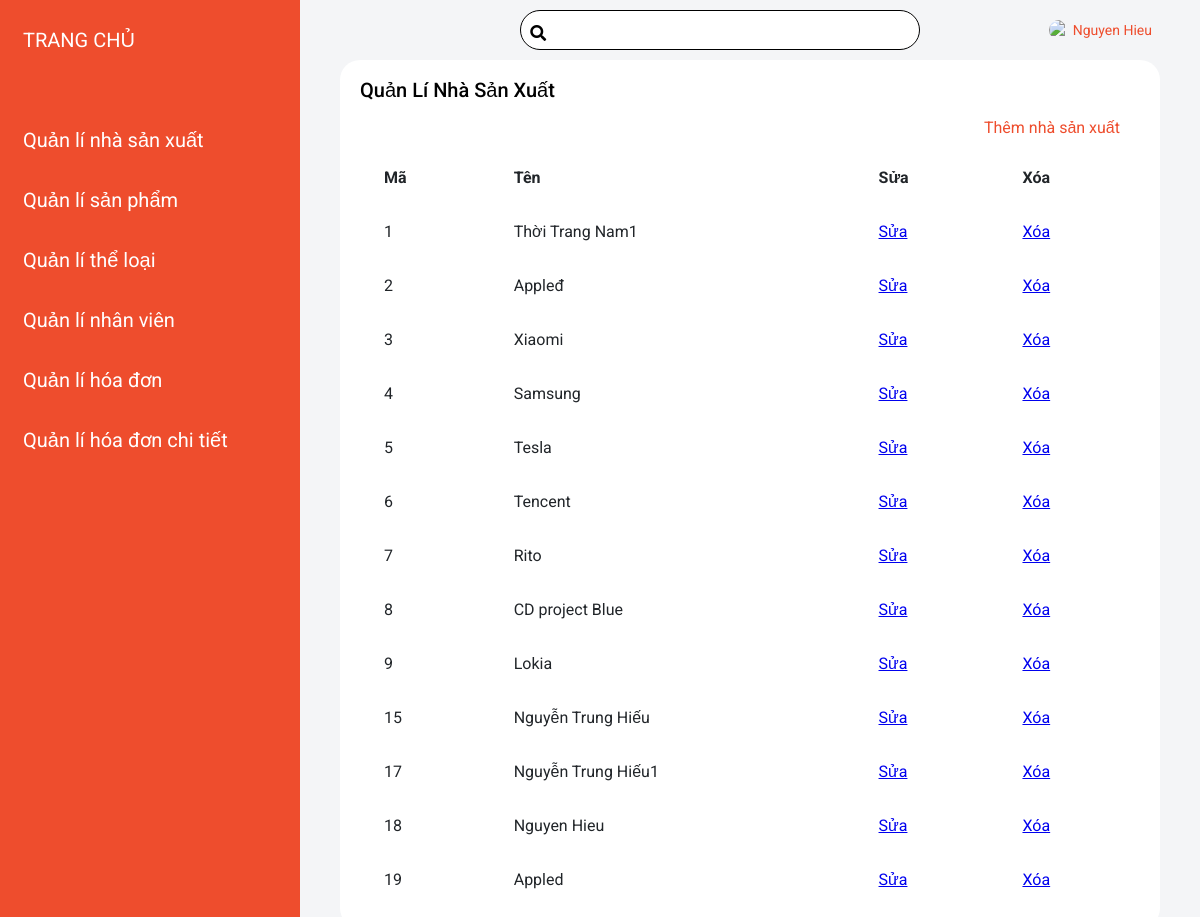
The page /admin/manufacturers/index.php (signed in) on the database its author committed.
### tables this page shows
CREATE TABLE `manufacturers` (
  `id` int(11) NOT NULL,
  `name` varchar(200) NOT NULL
);

### admin/manufacturers/index.php (the view, shortened to what this page needs)
<!DOCTYPE html>
<html lang="en">
<head>
    <link rel="stylesheet" href="https://cdnjs.cloudflare.com/ajax/libs/font-awesome/5.15.3/css/all.min.css" />
    <link rel="stylesheet" href="https://cdnjs.cloudflare.com/ajax/libs/normalize/8.0.1/normalize.min.css" />
    <link rel="stylesheet" href="../../assets/css/base.css">
    <link rel="stylesheet" href="../../assets/css/style.css">
</head>
<body>
<?php
    include '../menu.php';
    require '../connect.php';
    $sql = "select * from manufacturers order by id asc";
    $result = mysqli_query($connection, $sql);
?>
<div class="admin-main">
    <?php include '../topbar.php' ?>
    <div class="card">
        <div class="card-body">
            <h4 class="card-title">Quản lí nhà sản xuất</h4>
            <p class="card-description">
                <a class="card-add"href="./form_insert.php">
                    Thêm nhà sản xuất
                </a>
            </p>
            <div class="table-responsive">
            <table class="table-form">
                <thead>
                    <tr>
                        <th class="table-form-thead">Mã</th>
                        <th class="table-form-thead">Tên</th>
                        <th class="table-form-thead">Sửa</th>
                        <th class="table-form-thead">Xóa</th>
                    </tr>
                </thead>
                <tbody>
                    <?php foreach ($result as $each) { ?>
                    <tr>
                        <td class="table-form-item"><?php echo $each['id'] ?></td>
                        <td class="table-form-item"><?php echo $each['name'] ?></td>
                        <td class="table-form-item">
                            <a href="./form_update.php?id=<?php echo $each['id'] ?>">Sửa</a>
                        </td>
                        <td class="table-form-item">
                            <a onclick="return confirm('Bạn chắc chắn muốn xóa nhà sản xuất này chứ')" href="./delete.php?id=<?php echo $each['id'] ?>">Xóa</a>
                        </td>
                    </tr>
                    <?php } ?>
                </tbody>
            </table>
            </div>
        </div>
        </div>
</div>
</body>
</html>

### assets/css/base.css (style rules this page uses)
:root { --white-color: #fff; --black-color: #000; --text-color: #333; --primary-color: #ee4d2d; --header-height: 120px; --header-navbar-height: 35px; --header-search-height: calc(var(--header-height) - var(--header-navbar-height)); }
* { box-sizing: inherit; }
html { font-size: 62.5%; line-height: 1.6rem; font-family: 'Roboto', sans-serif; box-sizing: border-box;; }
thead, tbody, tfoot, tr, td, th { border-color: inherit; border-style: solid; border-width: 0; text-align: inherit; }

### assets/css/style.css (style rules this page uses)
.admin-main { position: absolute; width: calc(100% - 300px); left: 300px; background-color: #f4f5f7; transition: 0.5s; padding: 0 40px; min-height: 100vh; }
.card { display: flex; width: 100%; min-width: 100%; border-radius: 20px; flex-direction: column; word-wrap: break-word; background-color: #fff; background-clip: border-box; box-shadow: rgba(90, 113, 208, 0); }
.card-body { padding: 20px; }
.card-title { color: #010101; margin: 0 ; text-transform: capitalize; font-size: 20px; font-weight: 500; line-height: 20px; margin-bottom: 20px; }
.card-description { margin-bottom: 12px; font-weight: 400; color: #76838f; text-align: right; padding: 0 20px; }
.card-add { font-size: 16px; text-decoration: none; color: var(--primary-color); text-align: right; }
.table-responsive { overflow-x: auto; }
.table-form { width: 100%; color: #212529; border-color: #dee2e6; }
.table-form-thead { padding: 18px 22px; font-size: 16px; }
.table-form-item { font-size: 16px; padding: 18px 22px; }

### rows shown on the page
manufacturers: id "1", name "Thời Trang Nam1"
manufacturers: id "2", name "Appleđ"
manufacturers: id "3", name "Xiaomi"
manufacturers: id "4", name "Samsung"
manufacturers: id "5", name "Tesla"
manufacturers: id "6", name "Tencent"
manufacturers: id "7", name "Rito"
manufacturers: id "8", name "CD project Blue"
manufacturers: id "9", name "Lokia"
manufacturers: id "15", name "Nguyễn Trung Hiếu"
manufacturers: id "17", name "Nguyễn Trung Hiếu1"
manufacturers: id "18", name "Nguyen Hieu"
manufacturers: id "19", name "Appled"

### other values the page prints
$_SESSION['name'] "Nguyen Hieu"
